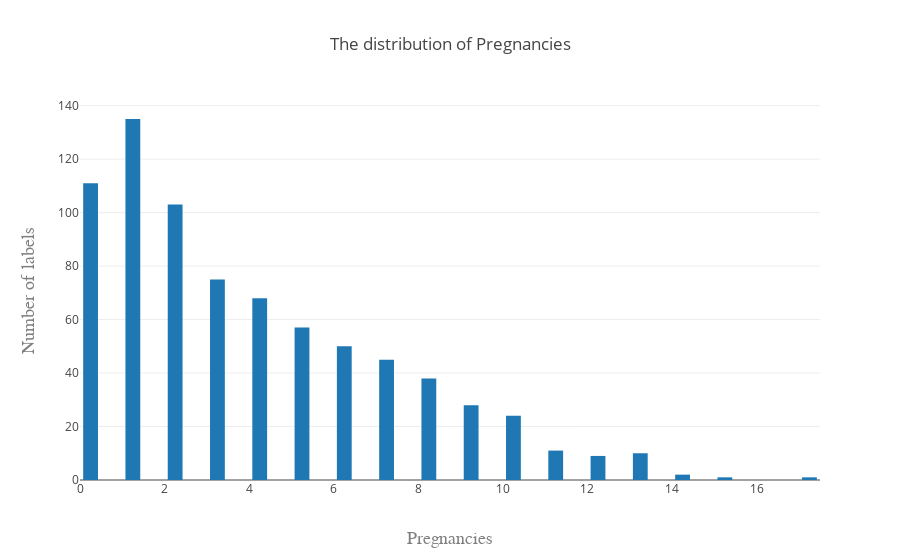

Write notebook code for a chart like this one.
### Code cell
plotHist(df,'Pregnancies')

### Figure 1 — Plotly figure (JSON) as saved in the notebook; plotly's stock layout.template omitted (floating-point values rounded to 4 significant figures; data arrays with more than 128 entries replaced by an {"elided": "..."} marker saying what was removed)
{"data": [{"autobinx": false, "histnorm": "count", "name": "Histogram of Wind Speed", "type": "histogram", "x": {"elided": "768 int values"}, "xbins": {"end": 18, "size": 0.5, "start": -1}}], "layout": {"bargroupgap": 0.3, "title": "The distribution of Pregnancies", "xaxis": {"title": "Pregnancies", "titlefont": {"color": "#7f7f7f", "family": "Courier New, monospace", "size": 18}}, "yaxis": {"title": "Number of labels", "titlefont": {"color": "#7f7f7f", "family": "Courier New, monospace", "size": 18}}}}
